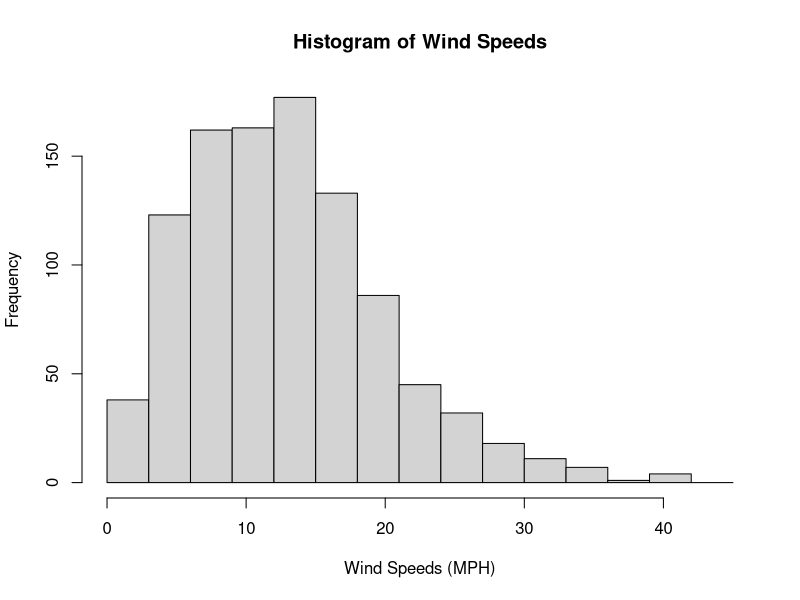
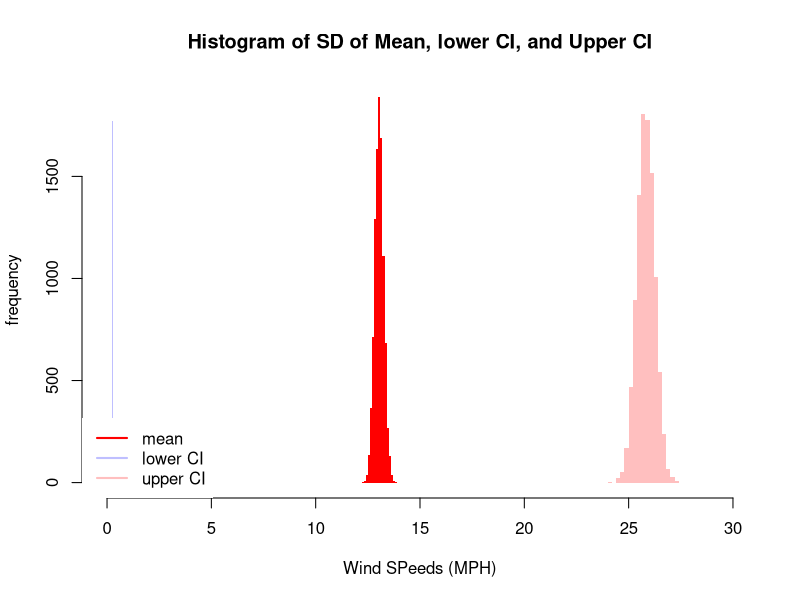
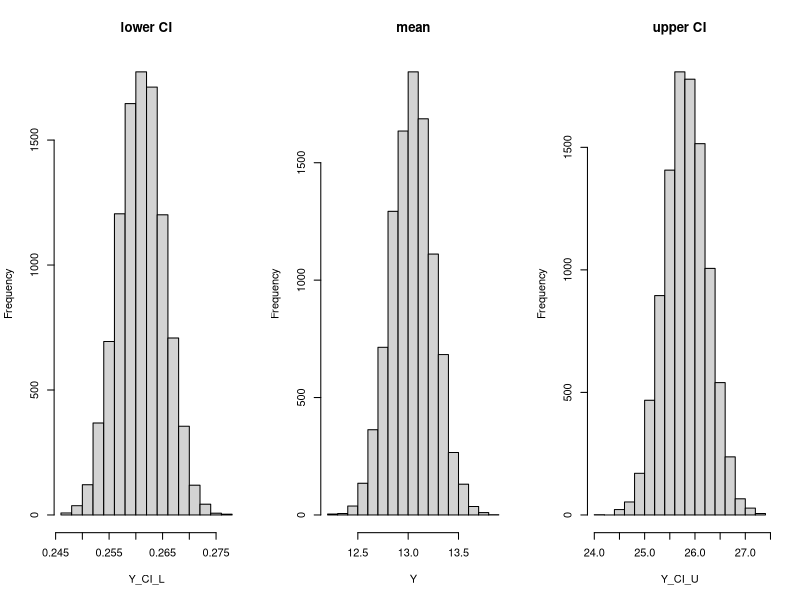

These figures' R source, in order:
# Setting working directory to where .csv file is stored
# setwd("C:/Users/jonat/OneDrive - Heriot-Watt University/Own Uni/
#       PGY2/F21SA Statistical Modelling and Analysis/CW")
library(VGAM)
# Reading and storing csv
wind_data <- read.csv("wind.csv", header = TRUE, row.names = 1)
n <- length(wind_data$x)

# Question 1
# Max speed
max_speed <- max(wind_data$x)
# Histogram
par(mfrow=c(1,1), col.main ="black", col.lab='black')
hist(wind_data$x, 
     main = "Histogram of Wind Speeds", 
     xlab = "Wind Speeds (MPH)",
     breaks = seq(from = 0, to = round(max_speed) + 5, by = 3))
# Summary statistics
summary(wind_data)
sd_ori <- sd(wind_data$x); sd_ori
IQR(wind_data$x)
quantile(wind_data$x, c(0.025, 0.975))

# Question 2
# (1/2n * (sum of (x_i^2)))^(0.5)
sigma_hat_mle <- sqrt(sum(wind_data$x^2)/(2*n))

# Question 3
sqrt_inverse_i <- sqrt((sigma_hat_mle^2)/(4))

# Question 4
ci <- c(0,0)
z_025 <- qnorm(p = 0.025, lower.tail = FALSE)
var_change <- z_025*(sqrt_inverse_i)
ci[1] <- sigma_hat_mle - var_change
ci[2] <- sigma_hat_mle + var_change
ci_range <- ci[2] - ci[1]
ci

# Question 5, 6, 7
# Simulation by 10,000 times
m = 10000
# Y is an array of m number, where it stores the 
### simulated mean value of wind speeds for the next
### 1000 days for each iteration (Q5)
Y <- numeric(m)
Y_CI_L <- numeric(m)
Y_CI_U <- numeric(m)
# SD_Y stores the binary values of 1, and 0, where 1,
### if the standard deviation of simulated values of
### 
P_SD_Y <- numeric(m)
P_CI_L <- numeric(m)
P_CI_U <- numeric(m)
for (i in 1:m){
  X_sigma <- rrayleigh(n, scale = sigma_hat_mle)
  X_CI_L <- rrayleigh(n, scale = ci[1])
  X_CI_U <- rrayleigh(n, scale = ci[2])
  Y[i] <- mean(X_sigma)
  Y_CI_L[i] <- mean(X_CI_L)
  Y_CI_U[i] <- mean(X_CI_U)
  if (sd(X_sigma) > sd_ori){
    P_SD_Y[i] <- 1
  }
  if (sd(X_CI_L) > sd_ori){
    P_CI_L[i] <- 1
  }
  if (sd(Y_CI_U) > sd_ori){
    P_CI_U[i] <- 1
  }
}
p_sd_greater <- sum(P_SD_Y)/length(P_SD_Y)
P_CI_L_greater <- sum(P_CI_L)/length(P_CI_L)
P_CI_U_greater <- sum(P_CI_U)/length(P_CI_U)

# Plotting stacked/overlapped histograms for all three Y, Y_CI_L, and Y_CI_U
par(mfrow=c(1,1), col.main ="white", col.lab='white')
c1 <- rgb(173,216,230,max = 255, alpha = 80, names = "lt.blue")
c2 <- rgb(255,192,203, max = 255, alpha = 80, names = "lt.pink")
opar <- par(lwd=0.01)
hgY <- hist(Y, plot = FALSE)
hgCIL <- hist(Y_CI_L, plot = FALSE)
hgCIU <- hist(Y_CI_U, plot = FALSE)
plot(hgY, col = 'red', xlim=c(0,30))
plot(hgCIL, add=TRUE, col=rgb(0,0,1,1/4), xlim=c(0,30))
plot(hgCIU, add=TRUE, col=rgb(1,0,0,1/4), xlim=c(0,30))
title(main = "Histogram of SD of Mean, lower CI, and Upper CI", 
      xlab = "Wind SPeeds (MPH)", col.main="black", col.lab="black",
      ylab = "frequency")
legend ("bottomleft", legend =c("mean", "lower CI" , "upper CI"), 
         col=c('red', rgb(0,0,1,1/4), rgb(1,0,0,1/4)), lty = 1, lwd =2)
par(opar)

# Individual Plots for the previous
par(mfrow=c(1,3), col.lab = "black", col.main = 'black')
# text(1,1,"First title",cex=2,font=2)
hist(Y_CI_L, main = "lower CI")
hist(Y, main = "mean")
hist(Y_CI_U, main = "upper CI")
